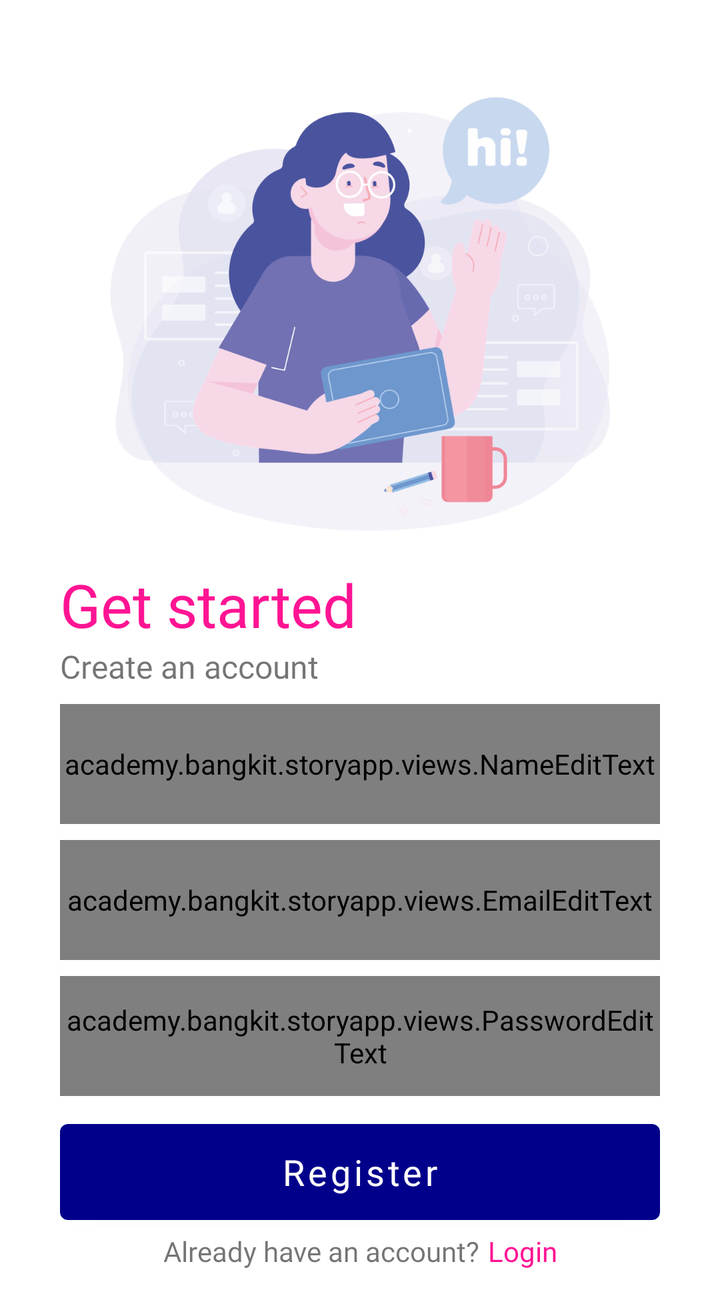
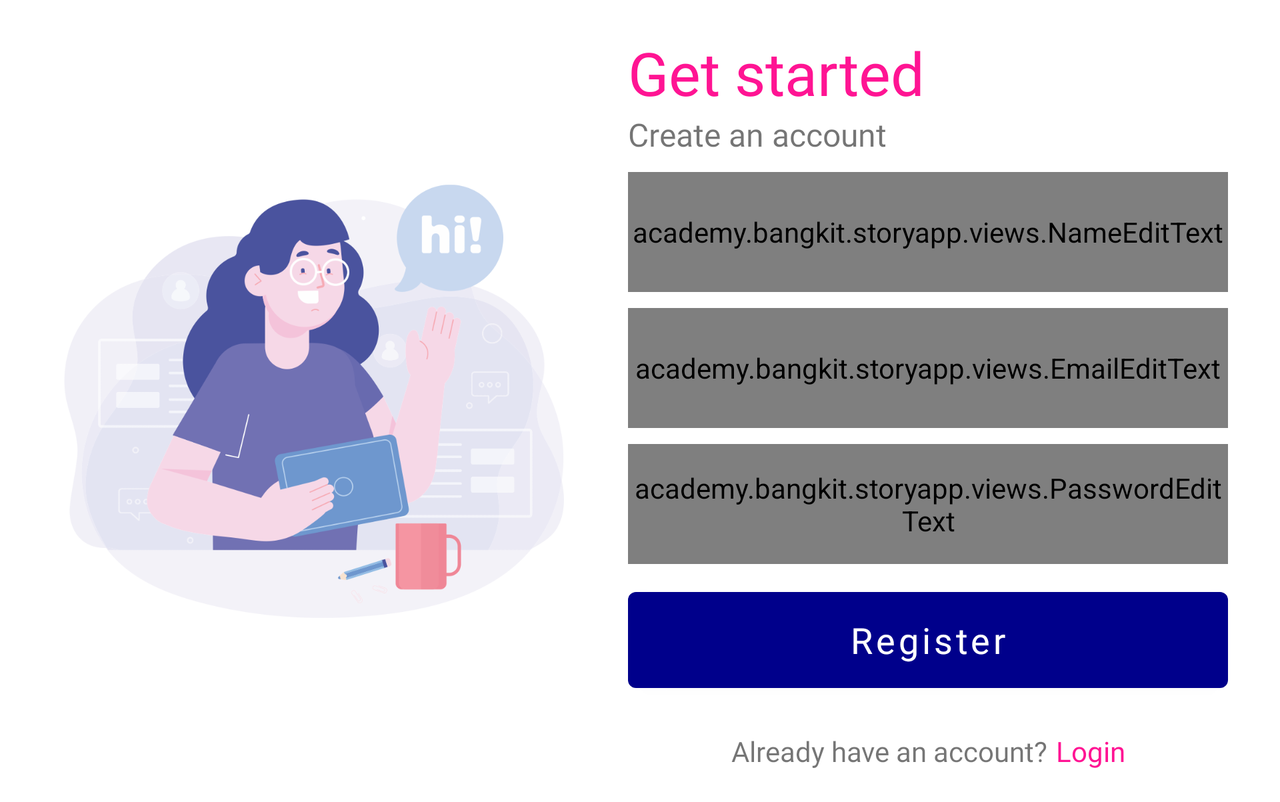

The same Android screen from two of the app's own layout files: first res/layout/ as a phone draws it, then the repository's variant for another configuration, drawn on a device whose configuration selects that folder. Both files follow.
<!-- AndroidManifest.xml: application theme Theme.StoryApp -->
<!-- res/layout/fragment_register.xml -->
<?xml version="1.0" encoding="utf-8"?>
<ScrollView xmlns:android="http://schemas.android.com/apk/res/android"
    xmlns:app="http://schemas.android.com/apk/res-auto"
    xmlns:tools="http://schemas.android.com/tools"
    android:layout_width="match_parent"
    android:layout_height="match_parent"
    android:fillViewport="true"
    tools:context=".ui.auth.login.LoginFragment">

    <androidx.constraintlayout.widget.ConstraintLayout
        android:layout_width="match_parent"
        android:layout_height="wrap_content"
        android:padding="16dp">

        <ImageView
            android:id="@+id/img_welcome_illustration2"
            android:layout_width="250dp"
            android:layout_height="250dp"
            android:layout_marginTop="16dp"
            android:contentDescription="@string/welcome"
            android:src="@drawable/welcome_illustration"
            app:layout_constraintEnd_toEndOf="parent"
            app:layout_constraintStart_toStartOf="parent"
            app:layout_constraintTop_toTopOf="parent" />

        <TextView
            android:id="@+id/tv_started"
            style="@style/Text.Title.Auth"
            android:fontFamily="@font/opensans_semibold"
            android:text="@string/get_started"
            app:layout_constraintStart_toStartOf="@id/til_register_name"
            app:layout_constraintTop_toBottomOf="@id/img_welcome_illustration2" />

        <TextView
            android:id="@+id/tv_create_account"
            style="@style/Text.Content"
            android:text="@string/create_account"
            android:textSize="16sp"
            app:layout_constraintStart_toStartOf="@id/til_register_name"
            app:layout_constraintTop_toBottomOf="@id/tv_started" />

        <com.google.android.material.textfield.TextInputLayout
            android:id="@+id/til_register_name"
            style="@style/TextInputLayout"
            android:layout_marginTop="8dp"
            app:layout_constraintEnd_toEndOf="parent"
            app:layout_constraintStart_toStartOf="parent"
            app:layout_constraintTop_toBottomOf="@id/tv_create_account">

            <academy.bangkit.storyapp.views.NameEditText
                android:id="@+id/edt_register_name"
                style="@style/EditText" />
        </com.google.android.material.textfield.TextInputLayout>

        <com.google.android.material.textfield.TextInputLayout
            android:id="@+id/til_register_email"
            style="@style/TextInputLayout"
            android:layout_marginTop="8dp"
            app:layout_constraintStart_toStartOf="@id/til_register_name"
            app:layout_constraintTop_toBottomOf="@id/til_register_name">

            <academy.bangkit.storyapp.views.EmailEditText
                android:id="@+id/edt_register_email"
                style="@style/EditText" />
        </com.google.android.material.textfield.TextInputLayout>

        <com.google.android.material.textfield.TextInputLayout
            android:id="@+id/til_register_password"
            style="@style/TextInputLayout"
            android:layout_marginTop="8dp"
            app:layout_constraintStart_toStartOf="@id/til_register_name"
            app:layout_constraintTop_toBottomOf="@id/til_register_email">

            <academy.bangkit.storyapp.views.PasswordEditText
                android:id="@+id/edt_register_password"
                style="@style/EditText" />
        </com.google.android.material.textfield.TextInputLayout>

        <Button
            android:id="@+id/btn_register"
            style="@style/Button.Auth"
            android:layout_marginTop="8dp"
            android:text="@string/register"
            app:layout_constraintStart_toStartOf="@id/til_register_name"
            app:layout_constraintTop_toBottomOf="@id/til_register_password" />

        <LinearLayout
            android:layout_width="wrap_content"
            android:layout_height="wrap_content"
            android:orientation="horizontal"
            app:layout_constraintBottom_toBottomOf="parent"
            app:layout_constraintEnd_toEndOf="@id/btn_register"
            app:layout_constraintStart_toStartOf="@id/btn_register"
            app:layout_constraintTop_toBottomOf="@id/btn_register">

            <TextView
                android:id="@+id/tv_already_account"
                style="@style/Text.Content"
                android:text="@string/have_account" />

            <TextView
                android:id="@+id/btn_to_login"
                style="@style/Text.Content"
                android:layout_marginStart="4dp"
                android:clickable="true"
                android:focusable="true"
                android:fontFamily="@font/opensans_medium"
                android:text="@string/login"
                android:textColor="@color/pink_500" />
        </LinearLayout>

        <ProgressBar
            android:id="@+id/progress_bar_register"
            android:layout_width="wrap_content"
            android:layout_height="wrap_content"
            android:visibility="gone"
            app:layout_constraintBottom_toBottomOf="parent"
            app:layout_constraintEnd_toEndOf="parent"
            app:layout_constraintStart_toStartOf="parent"
            app:layout_constraintTop_toTopOf="parent" />

    </androidx.constraintlayout.widget.ConstraintLayout>
</ScrollView>
<!-- resources referenced by this layout -->
<resources>
  <color name="pink_500">#ff1493</color>
  <!-- drawable welcome_illustration: png bitmap (drawable, 120621 bytes) -->
  <string name="create_account">Create an account</string>
  <string name="get_started">Get started</string>
  <string name="have_account">Already have an account?</string>
  <string name="login">Login</string>
  <string name="register">Register</string>
  <string name="welcome">Welcome</string>
  <style name="Button.Auth">
          <item name="android:layout_width">300dp</item>
          <item name="android:layout_height">60dp</item>
      </style>
  <style name="EditText">
          <item name="android:layout_width">match_parent</item>
          <item name="android:layout_height">match_parent</item>
          <item name="android:fontFamily">@font/opensans_regular</item>
      </style>
  <style name="Text.Content">
          <item name="android:fontFamily">@font/opensans_regular</item>
      </style>
  <style name="Text.Title.Auth">
          <item name="android:textSize">30sp</item>
          <item name="android:textColor">?colorSecondary</item>
      </style>
  <style name="TextInputLayout" parent="Widget.MaterialComponents.TextInputLayout.OutlinedBox">
          <item name="android:layout_width">300dp</item>
          <item name="android:layout_height">60dp</item>
      </style>
  <style name="Theme.StoryApp" parent="Theme.MaterialComponents.DayNight.NoActionBar">
          
          <item name="colorPrimary">@color/blue_500</item>
          <item name="colorPrimaryVariant">@color/blue_700</item>
          <item name="colorOnPrimary">@color/white</item>
          
          <item name="colorSecondary">@color/pink_500</item>
          <item name="colorSecondaryVariant">@color/pink_700</item>
          <item name="colorOnSecondary">@color/black</item>
          
          <item name="android:statusBarColor" tools:targetApi="l">?attr/colorPrimaryVariant</item>
          
      </style>
  <color name="blue_500">#00008b</color>
  <color name="blue_700">#00005d</color>
  <color name="white">#FFFFFFFF</color>
  <color name="pink_700">#c60065</color>
  <color name="black">#FF000000</color>
</resources>
<!-- res/layout-land/fragment_register.xml (the repository's variant of the layout above) -->
<!-- drawn on the phone turned sideways -->
<?xml version="1.0" encoding="utf-8"?>
<ScrollView xmlns:android="http://schemas.android.com/apk/res/android"
    xmlns:app="http://schemas.android.com/apk/res-auto"
    xmlns:tools="http://schemas.android.com/tools"
    android:layout_width="match_parent"
    android:layout_height="match_parent"
    android:fillViewport="true"
    tools:context=".ui.auth.login.LoginFragment">

    <androidx.constraintlayout.widget.ConstraintLayout
        android:layout_width="match_parent"
        android:layout_height="wrap_content"
        android:padding="16dp">

        <ImageView
            android:id="@+id/img_welcome_illustration2"
            android:layout_width="250dp"
            android:layout_height="250dp"
            android:layout_margin="16dp"
            android:layout_marginTop="16dp"
            android:contentDescription="@string/welcome"
            android:src="@drawable/welcome_illustration"
            app:layout_constraintBottom_toBottomOf="parent"
            app:layout_constraintStart_toStartOf="parent"
            app:layout_constraintTop_toTopOf="parent" />

        <TextView
            android:id="@+id/tv_started"
            style="@style/Text.Title.Auth"
            android:fontFamily="@font/opensans_semibold"
            android:text="@string/get_started"
            app:layout_constraintStart_toStartOf="@id/til_register_name"
            app:layout_constraintTop_toTopOf="parent" />

        <TextView
            android:id="@+id/tv_create_account"
            style="@style/Text.Content"
            android:text="@string/create_account"
            android:textSize="16sp"
            app:layout_constraintStart_toStartOf="@id/til_register_name"
            app:layout_constraintTop_toBottomOf="@id/tv_started" />

        <com.google.android.material.textfield.TextInputLayout
            android:id="@+id/til_register_name"
            style="@style/TextInputLayout"
            android:layout_marginStart="32dp"
            android:layout_marginTop="8dp"
            app:layout_constraintStart_toEndOf="@id/img_welcome_illustration2"
            app:layout_constraintTop_toBottomOf="@id/tv_create_account">

            <academy.bangkit.storyapp.views.NameEditText
                android:id="@+id/edt_register_name"
                style="@style/EditText" />
        </com.google.android.material.textfield.TextInputLayout>

        <com.google.android.material.textfield.TextInputLayout
            android:id="@+id/til_register_email"
            style="@style/TextInputLayout"
            android:layout_marginTop="8dp"
            app:layout_constraintStart_toStartOf="@id/til_register_name"

            app:layout_constraintTop_toBottomOf="@id/til_register_name">

            <academy.bangkit.storyapp.views.EmailEditText
                android:id="@+id/edt_login_email"
                style="@style/EditText" />
        </com.google.android.material.textfield.TextInputLayout>

        <com.google.android.material.textfield.TextInputLayout
            android:id="@+id/til_register_password"
            style="@style/TextInputLayout"
            android:layout_marginTop="8dp"
            app:layout_constraintStart_toStartOf="@id/til_register_name"
            app:layout_constraintTop_toBottomOf="@id/til_register_email">

            <academy.bangkit.storyapp.views.PasswordEditText
                android:id="@+id/edt_login_password"
                style="@style/EditText" />
        </com.google.android.material.textfield.TextInputLayout>

        <Button
            android:id="@+id/btn_register"
            style="@style/Button.Auth"
            android:layout_marginTop="8dp"
            android:text="@string/register"
            app:layout_constraintStart_toStartOf="@id/til_register_name"
            app:layout_constraintTop_toBottomOf="@id/til_register_password" />

        <LinearLayout
            android:layout_width="wrap_content"
            android:layout_height="wrap_content"
            android:layout_marginTop="16dp"
            android:orientation="horizontal"
            app:layout_constraintBottom_toBottomOf="parent"
            app:layout_constraintEnd_toEndOf="@id/btn_register"
            app:layout_constraintStart_toStartOf="@id/btn_register"
            app:layout_constraintTop_toBottomOf="@id/btn_register">

            <TextView
                android:id="@+id/tv_already_account"
                style="@style/Text.Content"
                android:text="@string/have_account" />

            <TextView
                android:id="@+id/btn_to_login"
                style="@style/Text.Content"
                android:layout_marginStart="4dp"
                android:clickable="true"
                android:focusable="true"
                android:fontFamily="@font/opensans_medium"
                android:text="@string/login"
                android:textColor="@color/pink_500" />
        </LinearLayout>
    </androidx.constraintlayout.widget.ConstraintLayout>
</ScrollView>
